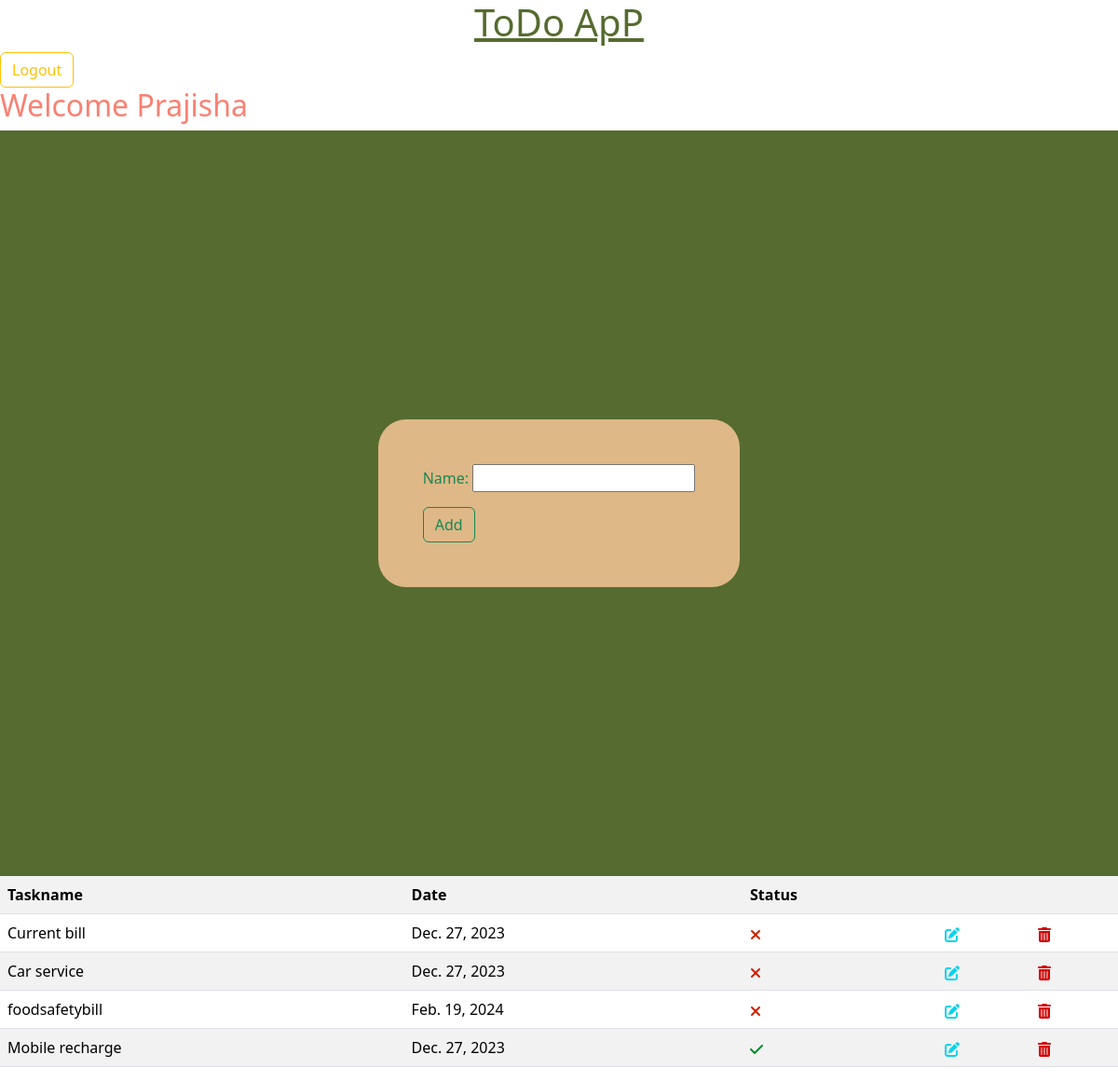
The page /index/ (signed in) on the database its author committed.
### TodoApp/models.py (models this page shows)
class Task(models.Model):
    name=models.CharField(max_length=20)
    date=models.DateField(auto_now_add=True)
    user=models.ForeignKey(User,on_delete=models.CASCADE)
    complete=models.BooleanField(default=False)
    def __str__(self):
        return self.name

### TodoApp/views.py (the view, shortened to what this page needs)
# urls.py: path('index/',Taskview.as_view(),name='index'),
class Taskview(View):
    def get(self,request,*args,**kwargs):
        form=Taskform()
        data=Task.objects.filter(user=request.user).order_by('complete')
        return render(request,"index.html",{"form":form,"data":data})

### TodoApp/forms.py
class Taskform(forms.ModelForm):
    class Meta:
        model = Task
        fields = ['name']

### TodoApp/templates/index.html (shortened to what this page needs)
<!DOCTYPE html>
<html lang="en">
<head>
    <link href="https://cdn.jsdelivr.net/npm/bootstrap@5.3.2/dist/css/bootstrap.min.css" rel="stylesheet"
>
</head>
<body>
    <h1 align="center" style="color: darkolivegreen;"><u>ToDo ApP</u></h1>
    <div><a href="{% url 'logout' %}" class="btn btn-outline-warning">Logout</a></div>
    <h2 style="color:#FA8072">Welcome {{request.user}} </h2>
    <div class="index">
        <div style="background-color: burlywood;" class="inside">
        <form action="" class="p-4 m-4 text-success  fw-medium" method="post">
            {{form.as_p}}
            <button type="submit" class="btn btn-outline-success">Add</button>
        </form>
    </div>
    </div>
    <table  class="table  table-striped">
        <tr>
            <th>Taskname</th>
            <th>Date</th>
            <th>Status</th>
            <th></th>
            <th></th>
        </tr>
        {% for i in data %}
        <tr>
            <td>{{i.name}}</td>
            <td>{{i.date}}</td>
            {% if i.complete == False %}
            <td></td>
            {% else %}
            <td><svg xmlns="http://www.w3.org/2000/svg" height="16" width="14" viewBox="0 0 448 512"><path fill="#008f2b" d="M438.6 105.4c12.5 12.5 12.5 32.8 0 45.3l-256 256c-12.5 12.5-32.8 12.5-45.3 0l-128-128c-12.5-12.5-12.5-32.8 0-45.3s32.8-12.5 45.3 0L160 338.7 393.4 105.4c12.5-12.5 32.8-12.5 45.3 0z"/></svg></td>
            {% endif %}
            <td><a href="{% url 'edit' i.id %}"></a></td>
            <td><a href="{% url 'del' i.id %}"></a></td>
        </tr>
        {% endfor %}
    </table>
</body>
</html>

### TodoApp/templates/index.html (style rules this page uses)
.index { height: 100vh; width: 100%; display: flex; justify-content: center; align-items: center; background-color: darkolivegreen; }
.inside { border-radius: 30px; }

### rows shown on the page
Task: name "Current bill", date "Dec. 27, 2023"
Task: name "Car service", date "Dec. 27, 2023"
Task: name "foodsafetybill", date "Feb. 19, 2024"
Task: name "Mobile recharge", date "Dec. 27, 2023", complete True (drawn)

### other values the page prints
{{ request.user }} "Prajisha"
